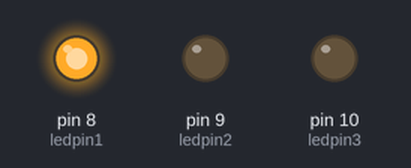
The sketch below on a simulated Arduino Uno, built with avr-gcc and run on an emulated ATmega328P. Shown: output pins drawn as LEDs (lit = HIGH).

Above: at 0.05 s.
At 1.45 s:
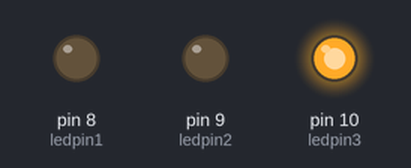
At 2.85 s:
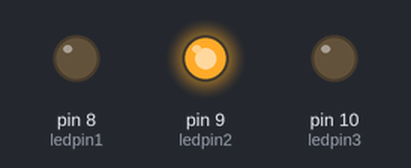
Timing chart, 0 to 3.1 s (numbered marks = the images above):
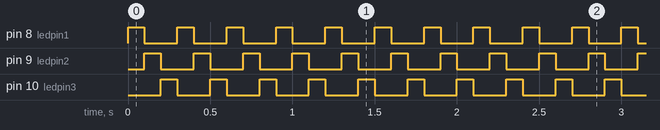

Measured:
- by itself, pin 8 (ledpin1), pin 9 (ledpin2), pin 10 (ledpin3): alternates HIGH for 0.10 s and LOW for 0.20 s

The sketch:

ejercicio-1.ino
```cpp
//constantes
const int ledpin1 = 8;
const int ledpin2 = 9;
const int ledpin3 = 10;
const int T = 100;

//funciones
void setup() {
  pinMode(ledpin1, OUTPUT);
  pinMode(ledpin2, OUTPUT);
  pinMode(ledpin3, OUTPUT);

}

void loop() {
  digitalWrite(ledpin1, HIGH);
  digitalWrite(ledpin2, LOW);
  digitalWrite(ledpin3, LOW);
  delay(T);
  digitalWrite(ledpin2, HIGH);
  digitalWrite(ledpin3, LOW);
  digitalWrite(ledpin1, LOW);
  delay(T);
  digitalWrite(ledpin3, HIGH);
  digitalWrite(ledpin2, LOW);
  digitalWrite(ledpin1, LOW);
  delay(T);

}
```
